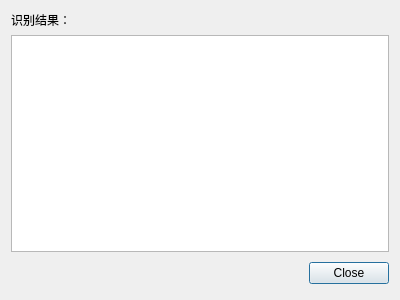
<?xml version="1.0" encoding="UTF-8"?>
<ui version="4.0">
 <class>TextShowDialog</class>
 <widget class="QDialog" name="TextShowDialog">
  <property name="geometry">
   <rect>
    <x>0</x>
    <y>0</y>
    <width>400</width>
    <height>300</height>
   </rect>
  </property>
  <property name="windowTitle">
   <string>Dialog</string>
  </property>
  <layout class="QVBoxLayout" name="verticalLayout">
   <item>
    <layout class="QHBoxLayout" name="horizontalLayout">
     <item>
      <widget class="QLabel" name="label">
       <property name="text">
        <string>识别结果：</string>
       </property>
      </widget>
     </item>
     <item>
      <spacer name="horizontalSpacer">
       <property name="orientation">
        <enum>Qt::Horizontal</enum>
       </property>
       <property name="sizeHint" stdset="0">
        <size>
         <width>278</width>
         <height>17</height>
        </size>
       </property>
      </spacer>
     </item>
    </layout>
   </item>
   <item>
    <widget class="QTextBrowser" name="textBrowser"/>
   </item>
   <item>
    <layout class="QHBoxLayout">
     <property name="spacing">
      <number>6</number>
     </property>
     <property name="leftMargin">
      <number>0</number>
     </property>
     <property name="topMargin">
      <number>0</number>
     </property>
     <property name="rightMargin">
      <number>0</number>
     </property>
     <property name="bottomMargin">
      <number>0</number>
     </property>
     <item>
      <spacer>
       <property name="orientation">
        <enum>Qt::Horizontal</enum>
       </property>
       <property name="sizeHint" stdset="0">
        <size>
         <width>131</width>
         <height>31</height>
        </size>
       </property>
      </spacer>
     </item>
     <item>
      <widget class="QPushButton" name="cancelButton">
       <property name="text">
        <string>Close</string>
       </property>
      </widget>
     </item>
    </layout>
   </item>
  </layout>
 </widget>
 <resources/>
 <connections>
  <connection>
   <sender>cancelButton</sender>
   <signal>clicked()</signal>
   <receiver>TextShowDialog</receiver>
   <slot>reject()</slot>
   <hints>
    <hint type="sourcelabel">
     <x>369</x>
     <y>253</y>
    </hint>
    <hint type="destinationlabel">
     <x>179</x>
     <y>282</y>
    </hint>
   </hints>
  </connection>
 </connections>
</ui>
